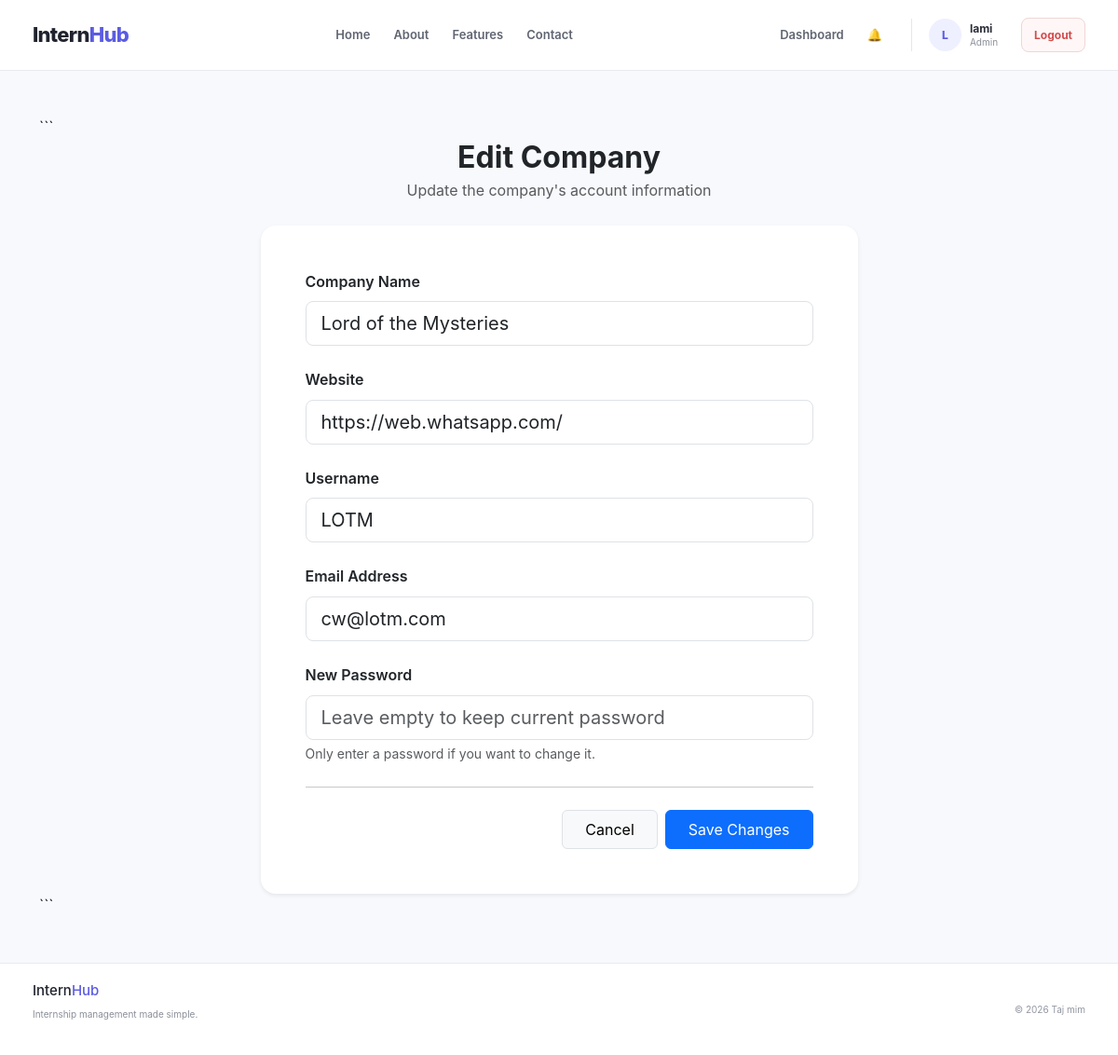
Page /admin-organizations/edit/1/ (signed in) on the committed database.
### accounts/models.py (models this page shows, shortened)
class User(AbstractUser):
    class Role(models.TextChoices):
        STUDENT = "STUDENT", "Student"
        COMPANY = "COMPANY", "Company"
        ADMIN = "ADMIN", "Admin"
    email = models.EmailField(unique=True)
    role = models.CharField(
        max_length=20,
        choices=Role.choices,
        default=Role.STUDENT
    )
    objects = CustomUserManager()

class Organization(models.Model):
    organization_id = models.AutoField(
        primary_key=True
    )
    organization_name = models.CharField(
        max_length=255
    )
    website = models.URLField(
        blank=True,
        null=True
    )
    user = models.OneToOneField(
        User,
        on_delete=models.CASCADE,
        related_name="organization",
        limit_choices_to={"role": User.Role.COMPANY}
    )

### internship/views.py (the view, shortened to what this page needs)
# urls.py: path("admin-organizations/edit/<int:pk>/", views.organization_edit, name="organization_edit"),
@login_required
def organization_edit(request, pk):
    if request.user.role != User.Role.ADMIN:
        return redirect("dashboard")
    organization = get_object_or_404(
        Organization.objects.select_related("user"),
        pk=pk
    )
    user = organization.user
    return render(
        request,
        "organization_edit.html",
        {
            "organization": organization
        }
    )

### accounts/context_processors.py (called while the page is built)
def notifications(request):
    if not request.user.is_authenticated:
        return {
            "unread_notifications_count": 0,
            "nav_notifications": [],
        }
    user_notifications = Notification.objects.filter(
        user=request.user
    )
    return {
        "unread_notifications_count": user_notifications.filter(
            is_read=False
        ).count(),
        "nav_notifications": user_notifications[:5],
    }

### internship/templates/organization_edit.html (shortened to what this page needs)
{% extends "accounts/base.html" %}
{% block content %}
<div class="container py-5">
```
<div class="row justify-content-center">
    <div class="col-lg-7 col-md-9">
        <div class="text-center mb-4">
            <h2 class="fw-bold text-dark mb-1">
                Edit Company
            </h2>
            <p class="text-muted mb-0">
                Update the company's account information
            </p>
        </div>
        <div class="card border-0 shadow-sm rounded-4">
            <div class="card-body p-4 p-md-5">
                <form method="POST">
                    <div class="mb-4">
                        <label
                            for="organization_name"
                            class="form-label fw-semibold"
                        >
                            Company Name
                        </label>
                        <input
                            type="text"
                            id="organization_name"
                            name="organization_name"
                            class="form-control form-control-lg"
                            value="{{ organization.organization_name }}"
                            required
                        >
                    </div>
                    <div class="mb-4">
                        <label
                            for="website"
                            class="form-label fw-semibold"
                        >
                            Website
                        </label>
                        <input
                            type="url"
                            id="website"
                            name="website"
                            class="form-control form-control-lg"
                            value="{{ organization.website }}"
                            placeholder="https://example.com"
                        >
                    </div>
                    <div class="mb-4">
                        <label
                            for="username"
                            class="form-label fw-semibold"
                        >
                            Username
                        </label>
                        <input
                            type="text"
                            id="username"
                            name="username"
                            class="form-control form-control-lg"
                            value="{{ organization.user.username }}"
                            required
                        >
                    </div>
                    <div class="mb-4">
                        <label
                            for="email"
                            class="form-label fw-semibold"
                        >
                            Email Address
                        </label>
                        <input
                            type="email"
                            id="email"
                            name="email"
                            class="form-control form-control-lg"
                            value="{{ organization.user.email }}"
                            required
                        >
                    </div>
                    <div class="mb-4">
                        <label
                            for="password"
                            class="form-label fw-semibold"
                        >
                            New Password
                        </label>
                        <input
                            type="password"
                            id="password"
                            name="password"
                            class="form-control form-control-lg"
                            placeholder="Leave empty to keep current password"
                        >
                        <div class="form-text">
                            Only enter a password if you want to change it.
                        </div>
                    </div>
                    <hr class="my-4">
                    <div class="d-flex justify-content-end gap-2">
                        <a
                            href="{% url 'CRUD_org' %}"
                            class="btn btn-light border px-4 py-2"
                        >
                            Cancel
                        </a>
                        <button
                            type="submit"
                            class="btn btn-primary px-4 py-2"
                        >
                            Save Changes
                        </button>
                    </div>
                </form>
            </div>
        </div>
    </div>
</div>
```
</div>
{% endblock %}

### accounts/templates/accounts/base.html (shortened to what this page needs)
{% load static %}
<!DOCTYPE html>
<html lang="en">
<head>
    <link  href="https://cdn.jsdelivr.net/npm/bootstrap@5.3.3/dist/css/bootstrap.min.css" rel="stylesheet">
    <link href="https://cdn.jsdelivr.net/npm/bootstrap@5.3.2/dist/css/bootstrap.min.css" rel="stylesheet">
    <link href="https://cdn.jsdelivr.net/npm/bootstrap-icons@1.11.3/font/bootstrap-icons.min.css" rel="stylesheet">
    <link rel="stylesheet" href="{% static 'accounts/css/style.css' %}">
</head>
<body>
<header class="navbar">
    <div class="navbar-container">
        <a
            href="{% url 'dashboard' %}"
            class="logo"
        >
            Intern<span>Hub</span>
        </a>
        <nav class="nav-links">
            {% if user.is_authenticated %}
                <a href="{% url 'job_list' %}">
                    Home
                </a>
            {% else %}
                <a href="{% url 'home' %}">
                    Home
                </a>
            {% endif %}
            <a href="{% url 'home' %}#about">
                About
            </a>
            <a href="{% url 'home' %}#features">
                Features
            </a>
            <a href="{% url 'home' %}#contact">
                Contact
            </a>
        </nav>
        {% if user.is_authenticated %}
            <nav class="nav-links">
                {% if user.role == "STUDENT" %}
                    <a href="{% url 'applicant_dashboard' %}">
                        Dashboard
                    </a>
                    <a onclick="openBookmarks()" style="cursor: pointer;">
                        🔖Bookmarks
                        ({{ bookmarks|length }})
                    </a>
                {% elif user.role == "COMPANY" %}
                    <a href="{% url 'company_dashboard' %}">
                        Dashboard
                    </a>
                {% elif user.role == "ADMIN" %}
                    <a href="{% url 'admin_dashboard' %}">
                        Dashboard
                    </a>
                {% endif %}
                <a
                    href="{% url 'notifications' %}"
                    class="nav-bell"
                    title="Notifications"
                >
                    🔔
                </a>
                <div class="nav-user">
                    <div class="nav-avatar">
                        {{ user.username|first|upper }}
                    </div>
                    <div class="nav-user-info">
                        <strong>
                            {{ user.username }}
                        </strong>
                        <span>
                            {{ user.role|title }}
                        </span>
                    </div>
                </div>
                <a
                    href="{% url 'logout' %}"
                    class="logout-button"
                >
                    Logout
                </a>
            </nav>
        {% endif %}
    </div>
</header>
<main>
    {% block content %}
    {% endblock %}
</main>
<footer class="footer">
    <div class="footer-container">
        <div>
            <h3>
                Intern<span>Hub</span>
            </h3>
            <p>
                Internship management made simple.
            </p>
        </div>
        <div class="footer-right">
            {% block footer_message %}
                © 2026 Taj mim
            {% endblock %}
        </div>
    </div>
</footer>
{% include "internship/bookmark_modal.html" %}
</body>
</html>

### static/accounts/css/style.css (style rules this page uses)
* { margin: 0; padding: 0; box-sizing: border-box; }
html { scroll-behavior: smooth; }
body { font-family: Inter, -apple-system, BlinkMacSystemFont, "Segoe UI", sans-serif; background: #f8f9fc; color: #20232d; line-height: 1.6; }
a { text-decoration: none; color: inherit; }
button, input { font-family: inherit; }
.navbar { width: 100%; height: 76px; background: #ffffff; border-bottom: 1px solid #e8eaf0; position: relative; z-index: 100; }
.navbar-container { width: 100%; max-width: 1180px; height: 100%; margin: 0 auto; padding: 0 25px; display: flex; align-items: center; justify-content: space-between; }
.logo { font-size: 22px; font-weight: 800; letter-spacing: -0.7px; color: #20232d; }
.logo span { color: #5b5ce2; }
.nav-links { display: flex; align-items: center; gap: 25px; }
.nav-links > a:not(.nav-button):not(.logout-button) { color: #606572; font-size: 13px; font-weight: 600; transition: 0.2s ease; }
.nav-bell { position: relative; display: inline-flex; align-items: center; justify-content: center; font-size: 1.2rem; margin-right: 6px; }
.nav-user { display: flex; align-items: center; gap: 9px; padding-left: 18px; border-left: 1px solid #e5e7ed; }
.nav-avatar { width: 35px; height: 35px; border-radius: 50%; display: flex; align-items: center; justify-content: center; background: #eef0ff; color: #5b5ce2; font-size: 12px; font-weight: 800; }
.nav-user-info { display: flex; flex-direction: column; gap: 0; }
.nav-user-info strong { color: #292c36; font-size: 12px; line-height: 1.3; }
.nav-user-info span { color: #8b8f99; font-size: 10px; text-transform: capitalize; line-height: 1.3; }
.logout-button { padding: 8px 13px; border: 1px solid #f0d6d6; border-radius: 8px; background: #fff7f7; color: #d34b4b !important; font-size: 12px !important; font-weight: 700 !important; transition: all 0.2s ease; }
main { min-height: calc(100vh - 150px); }
.footer { width: 100%; background: #ffffff; border-top: 1px solid #e8eaf0; }
.footer-container { max-width: 1180px; min-height: 75px; margin: 0 auto; padding: 20px 25px; display: flex; align-items: center; justify-content: space-between; }
.footer h3 { color: #20232d; font-size: 15px; }
.footer h3 span { color: #5b5ce2; }
.footer p { margin-top: 2px; color: #8a8e99; font-size: 10px; }
.footer-right { color: #9296a0; font-size: 10px; }

### rows in the picture
User: username|first "L", username "lami", role "Admin"
Organization: organization_name "Lord of the Mysteries", website "https://web.whatsapp.com/", username "LOTM", email "cw@lotm.com"
